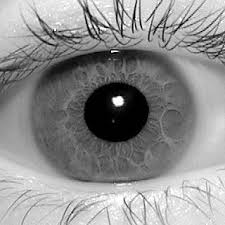
#> input picture IRIS_RECOG/Iris-Segmentation/001/L/1.jpg, 225 x 225 px, found by its file name; its folder holds 5 pictures in this run; the run also reads 1 picture not shown here
$ jupyter execute --allow-errors Untitled.ipynb
#> lines starting #> are read from the running program, lines starting #| are printed output that depends on the picture; after the words box and inside, x2 and y2 are one past the last pixel; in counts of white or black regions, pixels touching at a corner belong together
[cell 1]
import cv2
import numpy as np
import os
import matplotlib.pyplot as plt
import random,math

[cell 2]
directory = os.listdir(os.getcwd() + '/001/L/')
num_of_file = len(directory)
for file in directory:
    print(file)

[cell 3]
file_name = input("Filename with extension: ")
#> the answer given: 001/L/1.jpg
path = os.getcwd() + '/001/L/%s' % (file_name)
# path = './001/L/1.jpg'


image_read = cv2.imread(path)
#> image_read is the input picture: shape (225, 225, 3); min 0, max 255, mean 142.6
image_read = cv2.resize(image_read,(300,300))
#> image_read: shape (300, 300, 3)
# print(image_read)
output = image_read


image_test = cv2.imread(path, cv2.IMREAD_GRAYSCALE)
#> image_test: shape (225, 225); min 0, max 255, mean 142.6
image_test = cv2.resize(image_test,(300,300))
#> image_test: shape (300, 300)
image_test = cv2.GaussianBlur(image_test, (7, 7), 1)
image_test = cv2.Canny(image_test, 20, 70, apertureSize=3)
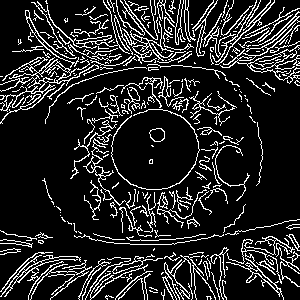
#> image_test: shape (300, 300); 14.9% white in thin lines or dots
# [8 lines of commented-out code are left out]

image_test1 = cv2.imread(path, cv2.IMREAD_GRAYSCALE)
image_test1 = cv2.resize(image_test,(300,300))
image_test1 = cv2.GaussianBlur(image_test1, (7, 7), 1)
image_test1 = cv2.Canny(image_test1, 100, 120, apertureSize=3)
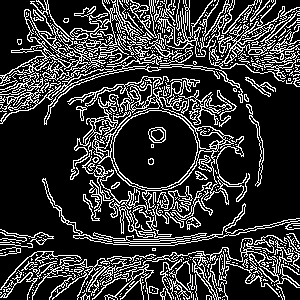
#> image_test1: shape (300, 300); 21.3% white in thin lines or dots
# cv2.imshow("canny-2", image_test1)

circles = cv2.HoughCircles(image_test,cv2.HOUGH_GRADIENT,1,800,
                            param1=50,param2=20,minRadius=0,maxRadius=60)
#> circles = [[151.5, 154.5, 58.3]]
circles = np.round(circles[0, :]).astype("int")
#> circles = [[152, 154, 58]]

for (x, y, r) in circles:
    cv2.circle(output, (x, y), r, (0, 255, 0), 2)
    cv2.rectangle(output, (x - 2, y - 2), (x + 2, y + 2), (0, 128, 255), -1)
#> this loop made 1 pass
#> output: shape (300, 300, 3); mean B, G, R 141.3, 144.5, 141.4

plt.imshow(output)
# cv2.waitKey(200)

[cell 4]
file_name = input('Enter File Name with Extension: ') #original image
#> the answer given: 001/L/2.jpg
path = os.getcwd() + '/001/L/%s' % (file_name)
image_read = cv2.imread(path)
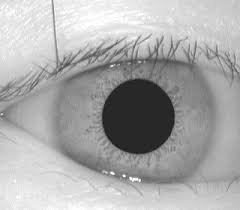
#> input picture IRIS_RECOG/Iris-Segmentation/001/L/2.jpg, 240 x 210 px, found by its file name
#> image_read is the input picture: shape (210, 240, 3); min 21, max 255, mean 170.4
image_read = cv2.resize(image_read,(300,300))
#> image_read: shape (300, 300, 3)


output = image_read.copy()


image_test2 = cv2.imread(path, cv2.IMREAD_GRAYSCALE)
#> image_test2: shape (210, 240); min 21, max 255, mean 170.4
image_test2 = cv2.resize(image_test2,(300,300))
#> image_test2: shape (300, 300)

image_test2 = cv2.GaussianBlur(image_test2, (7, 7), 1)
image_test2 = cv2.Canny(image_test2, 20, 70, apertureSize=3)
#> image_test2: shape (300, 300); 7% white in thin lines or dots

[cell 5]
plt.imshow(image_test)

[cell 6]
plt.imshow(image_test2)

[cell 7]
# [19 lines of commented-out code are left out]

original = image_test2
image_to_compare = image_test

sift = cv2.xfeatures2d.SIFT_create()
kp_1, desc_1 = sift.detectAndCompute(original, None)
#> kp_1 = 383 keypoints; strongest (x, y, size): (136, 87, 1.9), (294, 100, 2), (55, 105, 1.9), (296, 261, 2.5)
kp_2, desc_2 = sift.detectAndCompute(image_to_compare, None)
#> kp_2 = 758 keypoints; strongest (x, y, size): (263, 263, 1.9), (46, 80, 1.9), (165, 36, 2), (71, 43, 1.9)

index_params = dict(algorithm=0, trees=5)
search_params = dict()
flann = cv2.FlannBasedMatcher(index_params, search_params)

matches = flann.knnMatch(desc_1, desc_2, k=2)
#> matches = 383 matches

good_points = []
for m, n in matches:
    if m.distance < 0.6*n.distance:
        good_points.append(m)
#> after the loop, good_points = []

# Define how similar they are
number_keypoints = 0
if len(kp_1) <= len(kp_2):
    number_keypoints = len(kp_1)
#> number_keypoints = 383
else:
    number_keypoints = len(kp_2)

print("Keypoints 1ST Image: " + str(len(kp_1)))
#| Keypoints 1ST Image: 383
print("Keypoints 2ND Image: " + str(len(kp_2)))
#| Keypoints 2ND Image: 758
print("GOOD Matches:", len(good_points))
#| GOOD Matches: 0
res = len(good_points) / number_keypoints * 100
#> res = 0
print("How good it's the match: ", res)
#| How good it's the match:  0.0
threshold = 10
if res >= threshold:
    print("Access Granted")
else:
    print("Access Denied")

result = cv2.drawMatches(original, kp_1, image_to_compare, kp_2, good_points, None)

plt.imshow(result)
# cv2.imwrite("feature_matching.jpg", result)

[cell 8]
plt.imshow(original)

[cell 9]
def gaus_canny(img_path):

    image_test2 = cv2.imread(img_path, cv2.IMREAD_GRAYSCALE)
    image_test2 = cv2.resize(image_test2,(300,300))

    image_test2 = cv2.GaussianBlur(image_test2, (7, 7), 1)
    image_test2 = cv2.Canny(image_test2, 20, 70, apertureSize=3)
    return image_test2

[cell 10]
sift = cv2.SIFT_create()
kp_1, desc_1 = sift.detectAndCompute(original, None)
kp_2, desc_2 = sift.detectAndCompute(image_to_compare, None)

index_params = dict(algorithm=0, trees=5)
search_params = dict()
flann = cv2.FlannBasedMatcher(index_params, search_params)

matches = flann.knnMatch(desc_1, desc_2, k=2)
# print('Matches',matches)
good_points = []
for m, n in matches:
    if m.distance < 0.6*n.distance:
        good_points.append(m)

# Define how similar they are
number_keypoints = 0
if len(kp_1) <= len(kp_2):
    number_keypoints = len(kp_1)
else:
    number_keypoints = len(kp_2)

print("Keypoints 1ST Image: " + str(len(kp_1)))
#| Keypoints 1ST Image: 383
print("Keypoints 2ND Image: " + str(len(kp_2)))
#| Keypoints 2ND Image: 758
print("GOOD Matches:", len(good_points))
#| GOOD Matches: 0
res = len(good_points) / number_keypoints * 100
print("How good it's the match: ", res)
#| How good it's the match:  0.0
threshold = 90
if res >= threshold:
    print("Access Granted")
else:
    print("Access Denied")

result = cv2.drawMatches(original, kp_1, image_to_compare, kp_2, good_points, None)

[cell 11]
img_list = sorted(os.listdir('./Data'))
person_to_be_checked = input('Enter the file for the person which is to be authenticated: ')
#> the answer given: 001/L/3.jpg
sift = cv2.SIFT_create()
kp_1, desc_1 = sift.detectAndCompute(gaus_canny(person_to_be_checked), None)
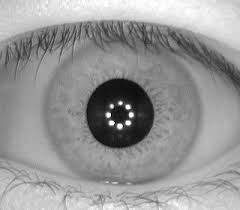
#> input picture IRIS_RECOG/Iris-Segmentation/001/L/3.jpg, 240 x 210 px
#> in gaus_canny, image_test2 is the input picture: shape (210, 240); min 0, max 255, mean 150.3
#> in gaus_canny, `image_test2 = cv2.Canny(image_test2, 20, 70, apertureSize=3)`: image_test2: shape (300, 300); 8.6% white in thin lines or dots
#> kp_1 = 521 keypoints; strongest (x, y, size): (139, 152, 2), (126, 225, 1.9), (213, 157, 2.3), (55, 260, 1.9)


index_params = dict(algorithm=0, trees=5)
search_params = dict()
flann = cv2.FlannBasedMatcher(index_params, search_params)

good_points_list = []

for i in img_list:
    pathimg = './Data/'+i
    print(pathimg)
    img = gaus_canny(pathimg)
#> call 2 of gaus_canny, with img_path = './Data/Arnav2.jpg'
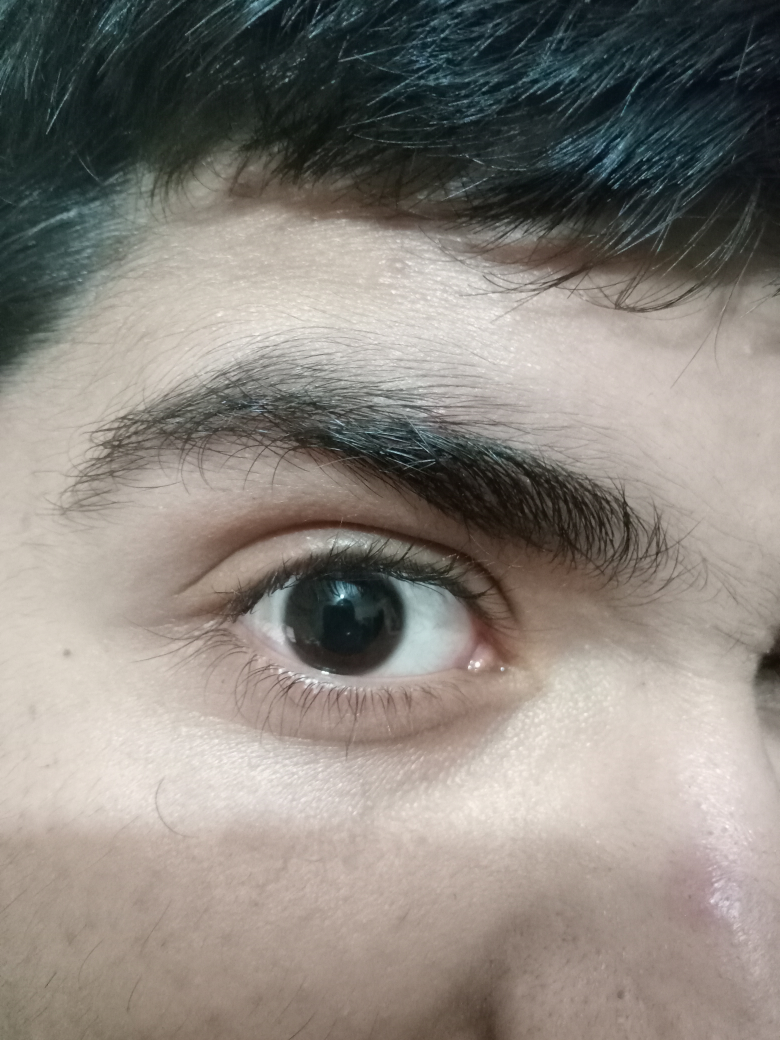
#> input picture IRIS_RECOG/Iris-Segmentation/Data/Arnav2.jpg, 3120 x 4160 px (shown at 1/4 size)
#> in gaus_canny (call 2), `image_test2 = cv2.Canny(image_test2, 20, 70, apertureSize=3)`: image_test2: shape (300, 300); 11% white in thin lines or dots
    kp_new, desc_new = sift.detectAndCompute(img, None)
#> kp_new = 670 keypoints; strongest (x, y, size): (103, 117, 2), (138, 126, 1.9), (235, 15, 1.9), (25, 188, 3.3)
    matches = flann.knnMatch(desc_1,desc_new,k=2)
#> matches = 521 matches
    good_points= []
    for m, n in matches:
        if m.distance < 0.6*n.distance:
            good_points.append(m)
    good_points_list.append(good_points)

[cell 12]
stored_only_points = []
for i in good_points_list:
    stored_only_points.append(len(i))
    print(len(i))
#> this loop made 2 passes
#| 0
#| 0
#> after the loop, stored_only_points = [0, 0]
print(np.argmax(stored_only_points))
#| 0

[cell 13]
plt.imshow(gaus_canny('./Data/Arnav2.jpg'))

[cell 14]
plt.imshow(gaus_canny('./Data/5.1.jpg'))
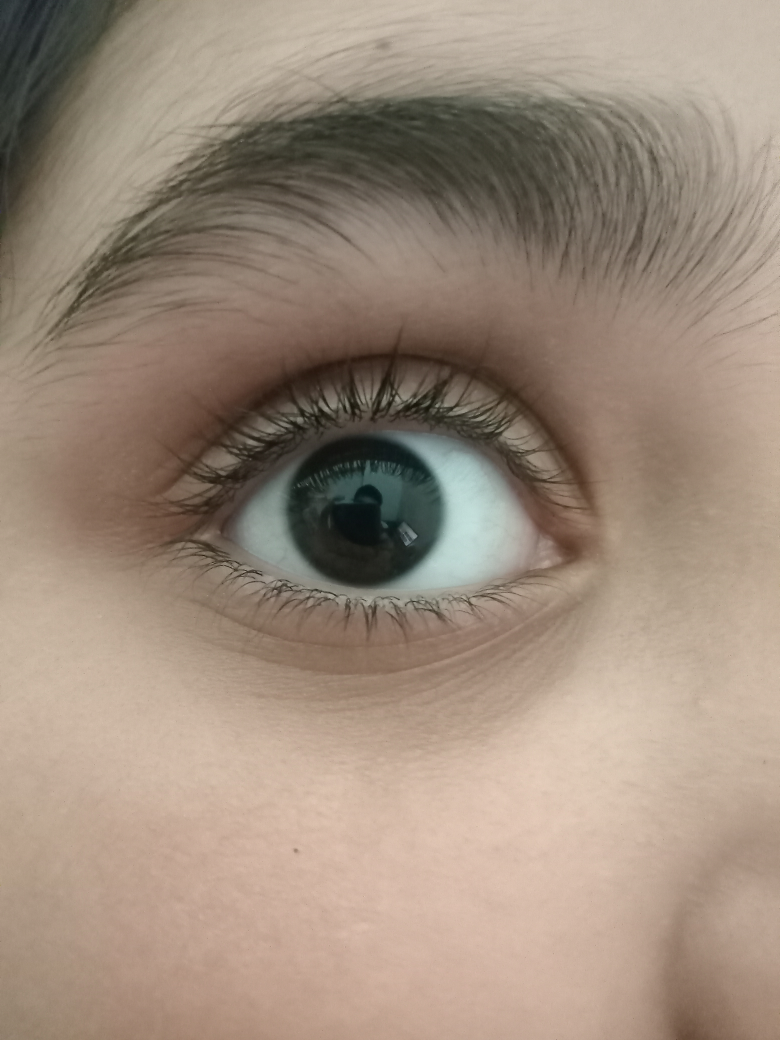
#> input picture IRIS_RECOG/Iris-Segmentation/001/L/5.1.jpg, 3120 x 4160 px, found by its file name (shown at 1/4 size)
#> in gaus_canny (call 5), `image_test2 = cv2.Canny(image_test2, 20, 70, apertureSize=3)`: image_test2: shape (300, 300); 5.9% white in thin lines or dots, all inside (x1, y1, x2, y2) = (0, 0, 300, 204)

[cell 15]
# [11 lines of commented-out code are left out]

[cell 16]
plt.imshow(gaus_canny('./Data/H1.jpg'))

#> (a cell that did not finish here is left out)

[cell 18]
eye_cascade = cv2.CascadeClassifier('harcascades/aarcascade_eye.xml')
# cap = cv2.VideoCapture(0)
face_cascade = cv2.CascadeClassifier('harcascades/aarcascade_frontalface_default.xml')

def getleftmosteye(eyes):
    leftmost=9999999
    leftmostindex=-1
    for i in range(0,2):
        if eyes[i][0]<leftmost:
            leftmost=eyes[i][0]
            leftmostindex=i
    return eyes[leftmostindex]

[cell 19]
img = cv2.imread('test3.jpg')
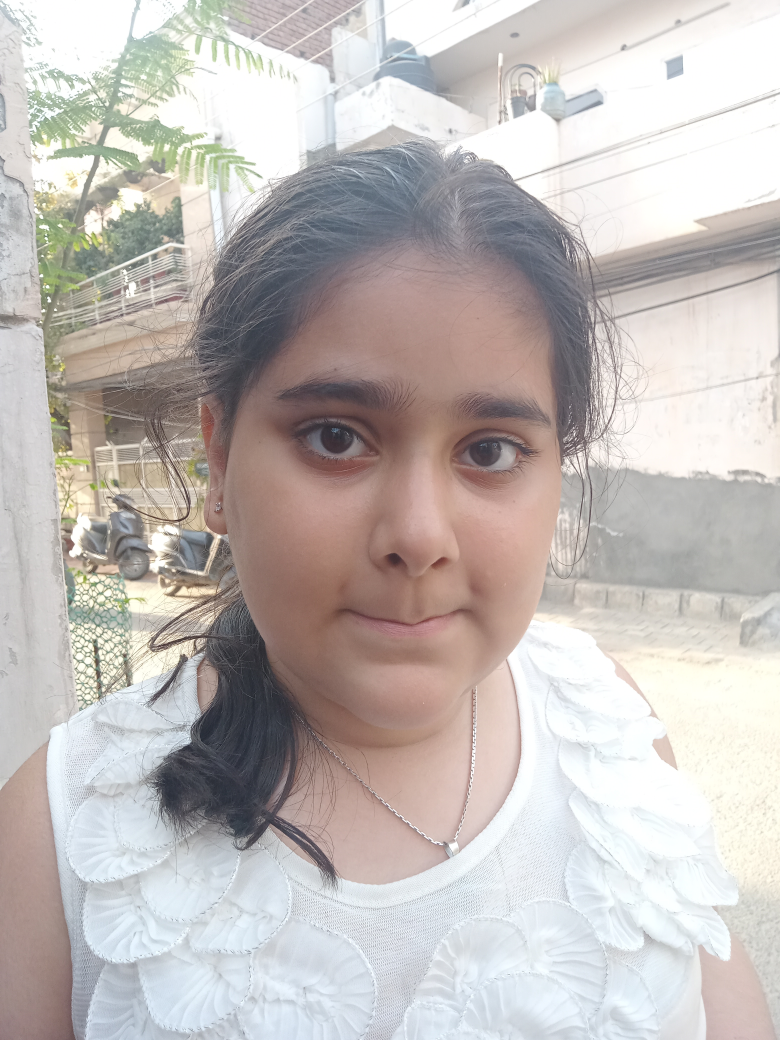
#> input picture IRIS_RECOG/Iris-Segmentation/test3.jpg, 3120 x 4160 px (shown at 1/4 size)
#> img is the input picture: shape (4160, 3120, 3); mean B, G, R 185, 187.9, 194.2
img = cv2.resize(img,(300,300))
#> img: shape (300, 300, 3)
gray = cv2.cvtColor(img,cv2.COLOR_BGR2GRAY)

faces = face_cascade.detectMultiScale(gray, 1.3, 5)
#> faces = [[91, 75, 139, 139]]
for (x,y,w,h) in faces:
    cv2.rectangle(img,(x,y),(x+w,y+h),(255,0,0),2)
    roi_gray = gray[y:y+h, x:x+w]
    roi_color = img[y:y+h, x:x+w]
    eyes = eye_cascade.detectMultiScale(roi_gray)
    print(eyes[0].tolist())
#     for (ex,ey,ew,eh) in eyes[0].tolist():
#          cv2.rectangle(roi_color,(ex,ey),(ex+ew,ey+eh),(0,255,0),2)


#     ex,ey,ew,eh = eyes[0]
    ex,ey,ew,eh = getleftmosteye(eyes)

    cv2.rectangle(roi_color,(ex,ey),(ex+ew,ey+eh),(0,255,0),2)
    crop_img = roi_color[ey: ey + eh, ex: ex + ew]
    crop_img = cv2.resize(crop_img,(300,300))
    s1='ttt.jpg'
#> this loop made 1 pass
#> (x, y, w, h, eyes, ex) on pass 1: (91, 75, 139, 139, [[16, 27, 44, 44], [76, 36, 37, 37]], 16)
#| [16, 27, 44, 44]
#> pass 1, `crop_img = cv2.resize(crop_img,(300,300))`:
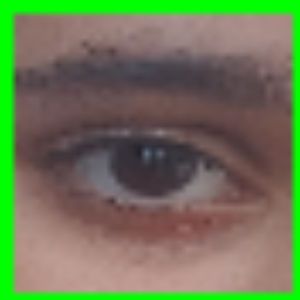
#> crop_img: shape (300, 300, 3); mean B, G, R 85, 120.3, 108.8
#> after the loop:
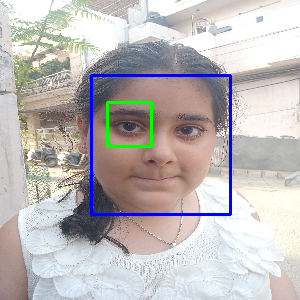
#> img: shape (300, 300, 3); mean B, G, R 186.4, 185.9, 190.5
#> after the loop:
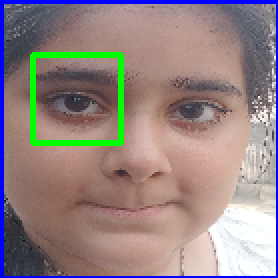
#> roi_color: shape (139, 139, 3) (shown 2 times larger); mean B, G, R 131.2, 132.4, 148.5
#     count=count+1
cv2.imshow('img',roi_color)
cv2.imwrite(s1,crop_img)

cv2.waitKey(0)
cv2.destroyAllWindows()
